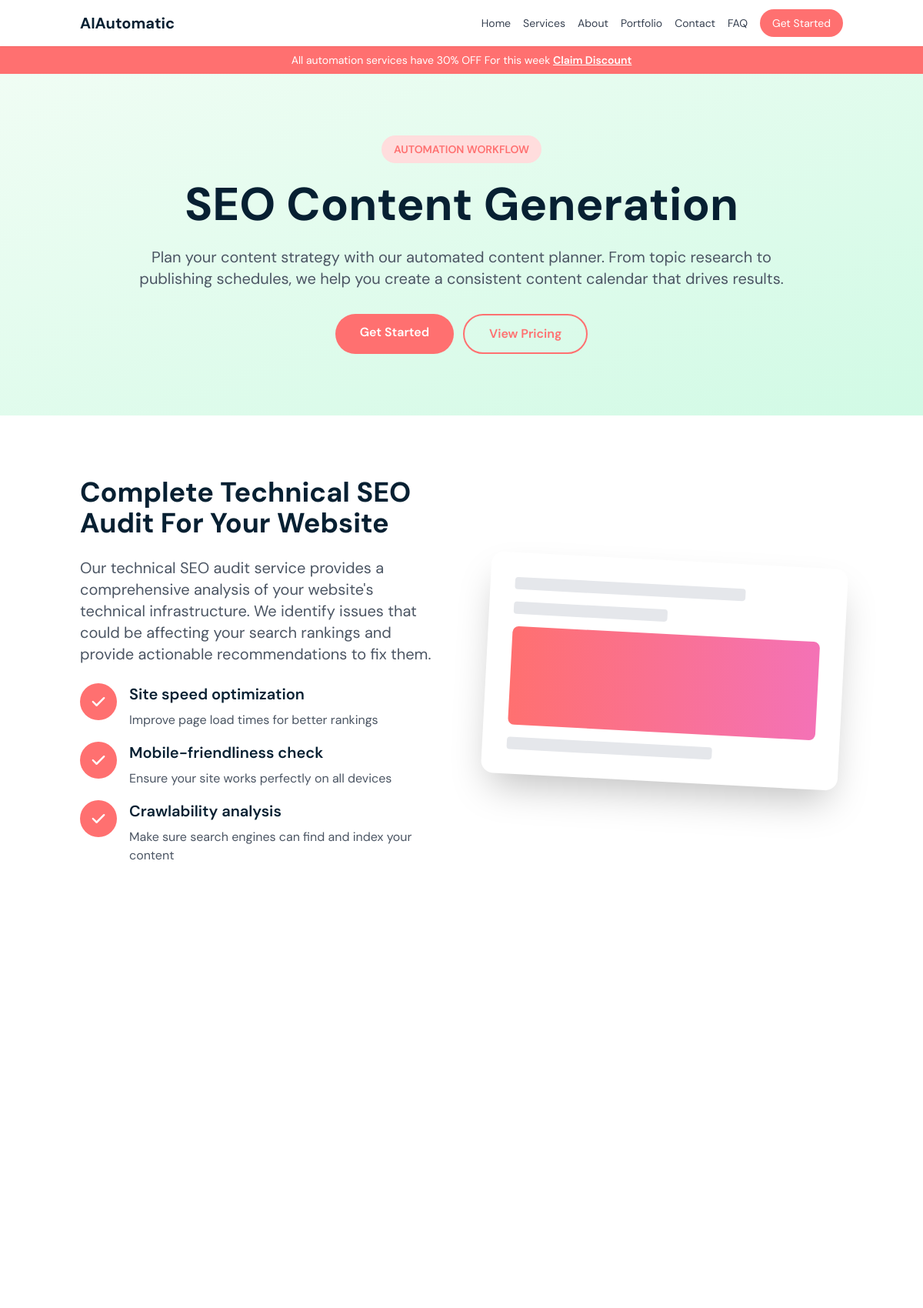
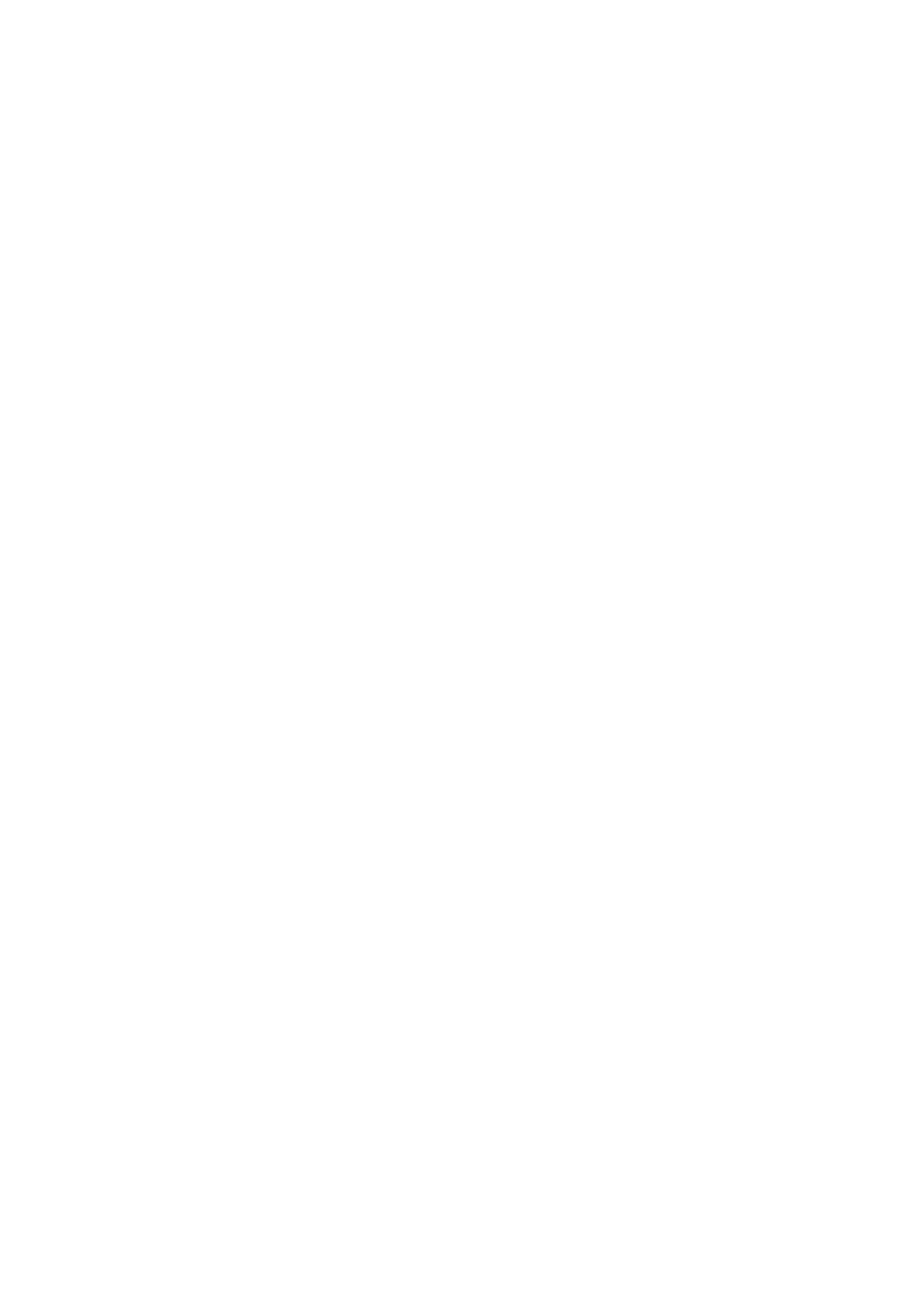
Screenshot of /automation-workflow/seo-content-generation/ (upper part) with the database file from the repository (2 pictures, top to bottom).
### services/models.py (models this page shows, shortened)
class Service(models.Model):
    service_name = models.CharField(max_length=200, unique=True)
    slug = models.SlugField(max_length=220, unique=True, blank=True)
    short_description = models.TextField(
        max_length=300,
        help_text="A short description to display on the homepage."
    )
    icon_class = models.CharField(
        max_length=100,
        default="fa-solid fa-code",
        help_text="FontAwesome icon class (e.g., 'fa-solid fa-robot')."
    )
    is_active = models.BooleanField(
        default=False,
        help_text="Set to True to make this service Details visible on the site."
    )
    class Meta:
        verbose_name = "Service"
        verbose_name_plural = "Services"
        ordering = ["service_name"]

class SubService(models.Model):
    parent_service = models.ForeignKey(
        Service,
        on_delete=models.CASCADE,
        related_name='sub_services',
        help_text="Main service this sub-service belongs to."
    )
    title = models.CharField(max_length=200)
    slug = models.SlugField(max_length=220, unique=True, blank=True)
    description = models.TextField(blank=True)
    icon_class = models.CharField(
        max_length=100,
        default="fa-solid fa-cog",
        help_text="FontAwesome icon class (e.g., 'fa-solid fa-chart-line')."
    )
    color_theme = models.CharField(
        max_length=50,
        choices=[
            ('accent', 'Accent / Blue'),
            ('green', 'Green'),
            ('purple', 'Purple'),
            ('yellow', 'Yellow'),
            ('red', 'Red'),
        ],
        default='accent',
        help_text="Controls the color background of the sub-service section."
    )
    is_active = models.BooleanField(default=True)
    order = models.PositiveSmallIntegerField(default=0, help_text="Order of appearance in the section")
    created_at = models.DateTimeField(auto_now_add=True)
    updated_at = models.DateTimeField(auto_now=True)
    class Meta:
        verbose_name = "Sub Service"
        verbose_name_plural = "Sub Services"
        ordering = ["parent_service", "order"]

### services/views.py (the view)
# urls.py: path("<slug:service_slug>/<slug:subservice_slug>/", views.subservice_detail, name="subservice_detail"),
def subservice_detail(request, service_slug, subservice_slug):
    parent_service = get_object_or_404(Service, slug=service_slug, is_active=True)
    sub_service = get_object_or_404(
        SubService,
        slug=subservice_slug,
        parent_service=parent_service,
        is_active=True,
    )
    related_subservices = (
        parent_service.sub_services.filter(is_active=True)
        .exclude(id=sub_service.id)
        .order_by("order")
    )
    features = sub_service.features.all()
    faqs = FAQ.objects.filter(is_active=True, sub_service=sub_service)
    if not faqs.exists():
        faqs = FAQ.objects.filter(is_active=True, service=parent_service)
    context = {
        "sub_service": sub_service,
        "parent_service": parent_service,
        "related_subservices": related_subservices,
        "features": features,
        "faqs": faqs,
    }
    return render(request, "services/subservice_detail.html", context)

### templates/services/subservice_detail.html (shortened to what this page needs)
{% extends "base.html" %}
{% block content %}
<section
  class="
    {% if sub_service.color_theme == 'green' %}
      bg-gradient-to-br from-green-50 to-emerald-100
    {% elif sub_service.color_theme == 'purple' %}
      bg-gradient-to-br from-purple-50 to-fuchsia-100
    {% elif sub_service.color_theme == 'yellow' %}
      bg-gradient-to-br from-yellow-50 to-amber-100
    {% elif sub_service.color_theme == 'red' %}
      bg-gradient-to-br from-red-50 to-rose-100
    {% else %}
      bg-gradient-to-br from-blue-50 to-indigo-100
    {% endif %}
    py-12 sm:py-20
  ">
  <div class="container mx-auto px-4">
    <div class="max-w-4xl mx-auto text-center">
      <div class="inline-flex items-center bg-accent rounded-full px-4 py-2 mb-6">
        <span class="text-secondary text-sm font-semibold">
          {{ parent_service.service_name|upper }}
        </span>
      </div>
      <h1 class="text-3xl sm:text-4xl lg:text-6xl font-bold text-primary leading-tight mb-6">
        {{ sub_service.title }}
      </h1>
      {% if sub_service.description %}
        <p class="text-base sm:text-lg lg:text-xl text-gray-600 leading-relaxed mb-8">
          {{ sub_service.description }}
        </p>
      {% endif %}
      <div class="flex flex-col sm:flex-row gap-3 justify-center">
        <a href="#contact"
           class="bg-secondary text-white px-6 sm:px-8 py-3 rounded-full hover:bg-opacity-90 transition-all font-semibold text-sm sm:text-base">
           Get Started
        </a>
        <a href="#pricing"
           class="border-2 border-secondary text-secondary px-6 sm:px-8 py-3 rounded-full hover:bg-secondary hover:text-white transition-all font-semibold text-sm sm:text-base text-center">
           View Pricing
        </a>
      </div>
    </div>
  </div>
</section>
    <section class="py-12 sm:py-20">
        <div class="container mx-auto px-4">
            <div class="grid lg:grid-cols-2 gap-8 lg:gap-16 items-center">
                <div class="space-y-6">
                    <h2 class="text-3xl sm:text-4xl font-bold text-primary">
                        Complete Technical SEO<br>
                        Audit For Your Website
                    </h2>
                    <p class="text-base sm:text-xl text-gray-600">
                        Our technical SEO audit service provides a comprehensive analysis of your website's technical
                        infrastructure. We identify issues that could be affecting your search rankings and provide
                        actionable recommendations to fix them.
                    </p>
                    <div class="space-y-4">
                        <div class="flex items-start space-x-4">
                            <div
                                class="w-10 h-10 sm:w-12 sm:h-12 bg-secondary rounded-full flex items-center justify-center flex-shrink-0">
                                <svg class="w-5 h-5 sm:w-6 sm:h-6 text-white" fill="currentColor" viewBox="0 0 20 20">
                                    <path fill-rule="evenodd"
                                        d="M16.707 5.293a1 1 0 010 1.414l-8 8a1 1 0 01-1.414 0l-4-4a1 1 0 011.414-1.414L8 12.586l7.293-7.293a1 1 0 011.414 0z"
                                        clip-rule="evenodd"></path>
                                </svg>
                            </div>
                            <div>
                                <h3 class="text-lg sm:text-xl font-semibold text-primary mb-2">Site speed optimization
                                </h3>
                                <p class="text-gray-600 text-sm sm:text-base">Improve page load times for better
                                    rankings</p>
                            </div>
                        </div>
                        <div class="flex items-start space-x-4">
                            <div
                                class="w-10 h-10 sm:w-12 sm:h-12 bg-secondary rounded-full flex items-center justify-center flex-shrink-0">
                                <svg class="w-5 h-5 sm:w-6 sm:h-6 text-white" fill="currentColor" viewBox="0 0 20 20">
                                    <path fill-rule="evenodd"
                                        d="M16.707 5.293a1 1 0 010 1.414l-8 8a1 1 0 01-1.414 0l-4-4a1 1 0 011.414-1.414L8 12.586l7.293-7.293a1 1 0 011.414 0z"
                                        clip-rule="evenodd"></path>
                                </svg>
                            </div>
                            <div>
                                <h3 class="text-lg sm:text-xl font-semibold text-primary mb-2">Mobile-friendliness check
                                </h3>
                                <p class="text-gray-600 text-sm sm:text-base">Ensure your site works perfectly on all
                                    devices</p>
                            </div>
                        </div>
                        <div class="flex items-start space-x-4">
                            <div
                                class="w-10 h-10 sm:w-12 sm:h-12 bg-secondary rounded-full flex items-center justify-center flex-shrink-0">
                                <svg class="w-5 h-5 sm:w-6 sm:h-6 text-white" fill="currentColor" viewBox="0 0 20 20">
                                    <path fill-rule="evenodd"
                                        d="M16.707 5.293a1 1 0 010 1.414l-8 8a1 1 0 01-1.414 0l-4-4a1 1 0 011.414-1.414L8 12.586l7.293-7.293a1 1 0 011.414 0z"
                                        clip-rule="evenodd"></path>
                                </svg>
                            </div>
                            <div>
                                <h3 class="text-lg sm:text-xl font-semibold text-primary mb-2">Crawlability analysis
                                </h3>
                                <p class="text-gray-600 text-sm sm:text-base">Make sure search engines can find and
                                    index your content</p>
                            </div>
                        </div>
                    </div>
                </div>
                <div class="relative">
                    <div
                        class="bg-white rounded-xl sm:rounded-2xl shadow-xl sm:shadow-2xl p-6 sm:p-8 transform rotate-3 hover:rotate-0 transition-transform duration-300">
                        <div class="space-y-4">
                            <div class="h-3 sm:h-4 bg-gray-200 rounded w-3/4"></div>
                            <div class="h-3 sm:h-4 bg-gray-200 rounded w-1/2"></div>
                            <div class="h-24 sm:h-32 bg-gradient-to-r from-secondary to-pink-400 rounded-lg"></div>
                            <div class="h-3 sm:h-4 bg-gray-200 rounded w-2/3"></div>
                        </div>
                    </div>
                </div>
            </div>
        </div>
    </section>
{% endblock content %}

### rows the page displays
Service: service_name "AUTOMATION WORKFLOW"
SubService: title "SEO Content Generation", description "Plan your content strategy with our automated content planner. From topic research to publishing schedules, we help you create a consistent content calendar that drives results."
